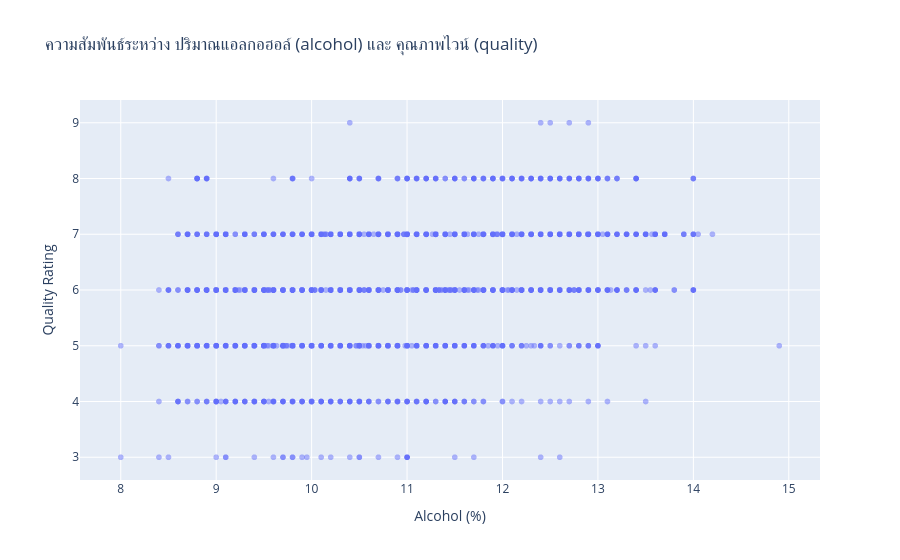

The cell this chart's notebook holds for it:
### Code cell
import pandas as pd
import plotly.express as px
from sklearn.preprocessing import PolynomialFeatures
from sklearn.linear_model import LinearRegression
from sklearn.metrics import r2_score
from sklearn.model_selection import train_test_split

# =========================================================
# ขั้นตอนที่ 1: โหลดข้อมูลจากไฟล์ CSV (Wine Quality Dataset)
# =========================================================
df = pd.read_csv('wine_quality_merged 7.csv')

print("--- Step 1: ตัวอย่างข้อมูล 5 แถวแรก ---")
print(df[['alcohol', 'quality']].head())
print(f"จำนวนข้อมูลทั้งหมด: {len(df)} แถว")

# เลือกตัวแปรอิสระ (X) และตัวแปรตาม (y)
X = df[['alcohol']]
y = df['quality']

# =========================================================
# ขั้นตอนที่ 2: วาดกราฟ (px.scatter)
# =========================================================
fig = px.scatter(
    df, 
    x='alcohol', 
    y='quality', 
    title='ความสัมพันธ์ระหว่าง ปริมาณแอลกอฮอล์ (alcohol) และ คุณภาพไวน์ (quality)',
    labels={'alcohol': 'Alcohol (%)', 'quality': 'Quality Rating'},
    opacity=0.5
)
fig.show()

# =========================================================
# ขั้นตอนที่ 3: Fit พหุนาม (PolynomialFeatures)
# =========================================================
# แปลง Feature ให้เป็น Polynomial (Degree 2)
poly = PolynomialFeatures(degree=2)
X_poly = poly.fit_transform(X)

# เทรน Linear Regression บน Polynomial Features
model = LinearRegression()
model.fit(X_poly, y)

# ทำนายผล
y_pred = model.predict(X_poly)

# =========================================================
# ขั้นตอนที่ 4: หา R² (r2_score)
# =========================================================
r2_full = r2_score(y, y_pred)
print(f"\n--- Step 4: ค่า R² Score (ชุดข้อมูลทั้งหมด) = {r2_full:.4f} ---")

# =========================================================
# ขั้นตอนที่ 5: train / test (train_test_split)
# =========================================================
# แบ่งข้อมูลเป็น Train 80% และ Test 20%
X_train, X_test, y_train, y_test = train_test_split(X, y, test_size=0.2, random_state=42)

# Fit และ Transform ข้อมูล Train/Test
poly_split = PolynomialFeatures(degree=2)
X_train_poly = poly_split.fit_transform(X_train)
X_test_poly = poly_split.transform(X_test)

# สร้างและเทรนโมเดลเฉพาะบน Train set
model_split = LinearRegression()
model_split.fit(X_train_poly, y_train)

# ประเมินผลค่า R² ทั้ง Train และ Test
y_train_pred = model_split.predict(X_train_poly)
y_test_pred = model_split.predict(X_test_poly)

r2_train = r2_score(y_train, y_train_pred)
r2_test = r2_score(y_test, y_test_pred)

print(f"\n--- Step 5: ผลการทดสอบ Train / Test Split ---")
print(f"R² Score (Train Set): {r2_train:.4f}")
print(f"R² Score (Test Set) : {r2_test:.4f}")

### Figure 1 — Plotly figure (JSON) as saved in the notebook; plotly's stock layout.template omitted (floating-point values rounded to 4 significant figures; data arrays with more than 128 entries replaced by an {"elided": "..."} marker saying what was removed)
{"data": [{"hovertemplate": "Alcohol (%)=%{x}<br>Quality Rating=%{y}<extra></extra>", "legendgroup": "", "marker": {"color": "#636efa", "opacity": 0.5, "symbol": "circle"}, "mode": "markers", "name": "", "showlegend": false, "type": "scattergl", "x": {"elided": "6497 float values"}, "xaxis": "x", "y": {"elided": "6497 int values"}, "yaxis": "y"}], "layout": {"legend": {"tracegroupgap": 0}, "title": {"text": "ความสัมพันธ์ระหว่าง ปริมาณแอลกอฮอล์ (alcohol) และ คุณภาพไวน์ (quality)"}, "xaxis": {"anchor": "y", "domain": [0, 1], "title": {"text": "Alcohol (%)"}}, "yaxis": {"anchor": "x", "domain": [0, 1], "title": {"text": "Quality Rating"}}}}
